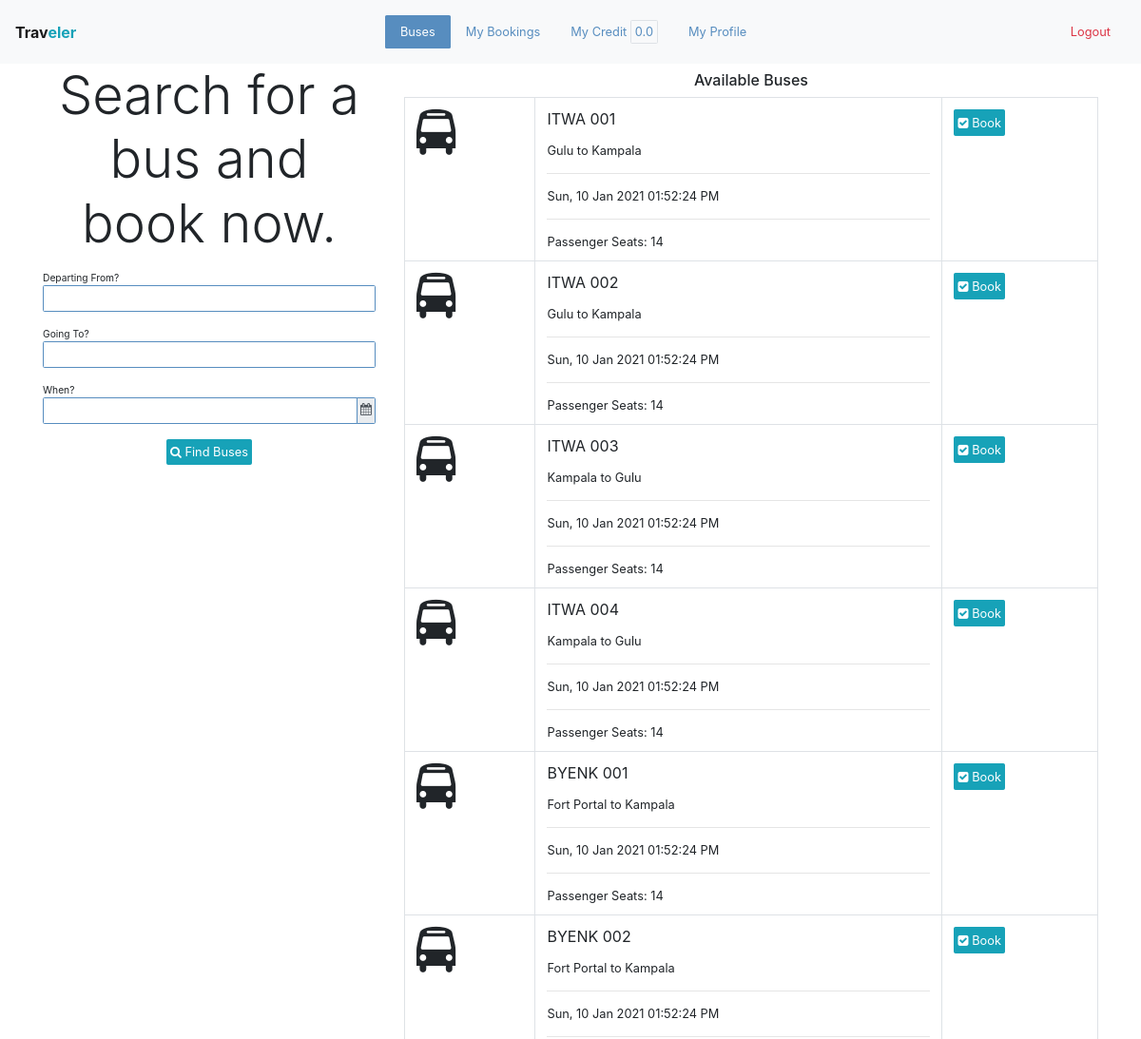
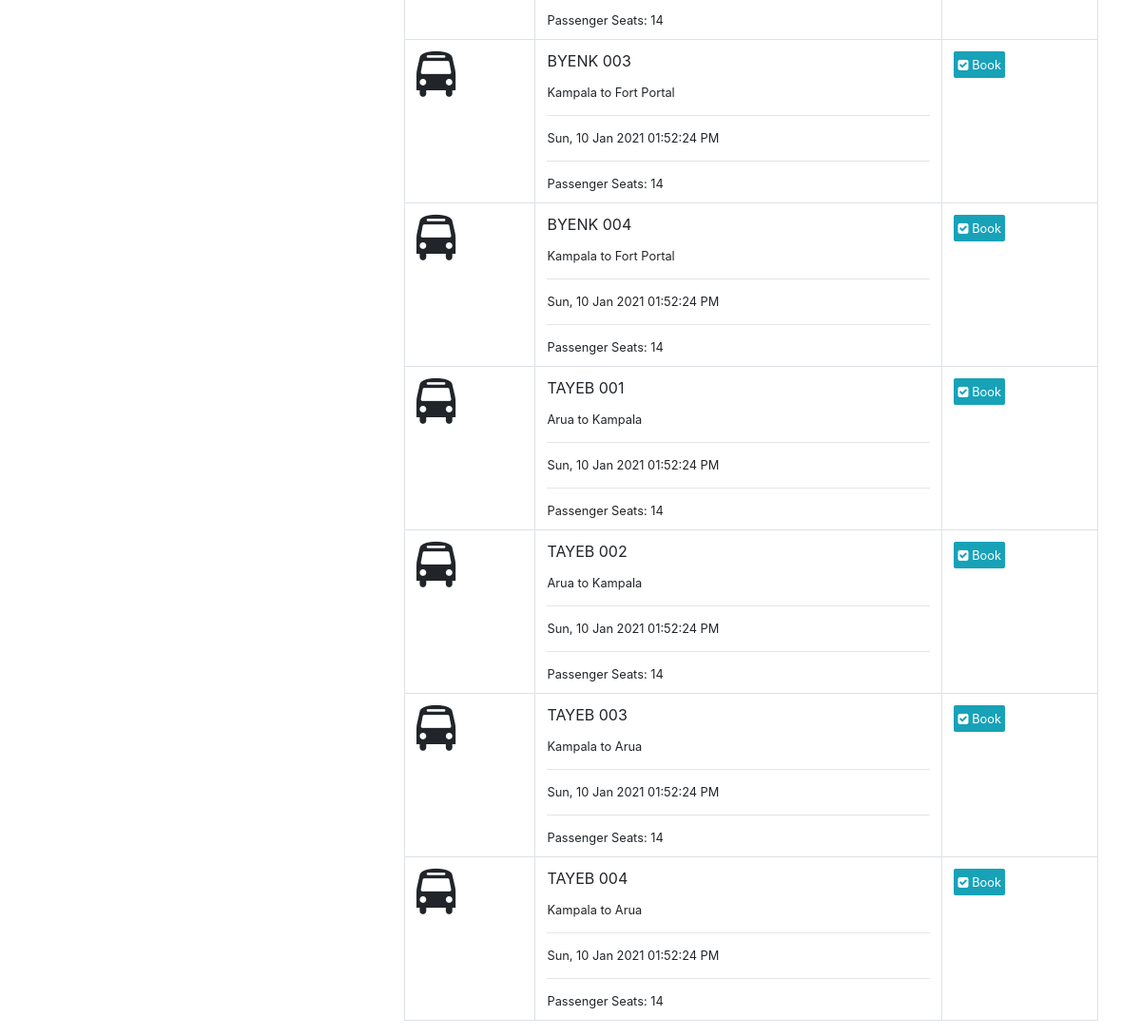
The page /bus/search (signed in) on the database its author committed (2 pictures, top to bottom).
### app/models/models.py (models this page shows, shortened)
class Profile(db.Model):
    id = db.Column(db.Integer, primary_key=True)
    first_name = db.Column(db.String(64))
    last_name = db.Column(db.String(64))
    email = db.Column(db.String(64), unique=True)
    telephone = db.Column(db.String(16))
    email_valid = db.Column(db.Boolean, default=False)
    telephone_valid = db.Column(db.Boolean, default=False)
    credit = db.Column(db.Float, default=0.0)
    is_admin = db.Column(db.Boolean())
    is_manager = db.Column(db.Boolean())
    is_cashier = db.Column(db.Boolean())
    is_passenger = db.Column(db.Boolean())
    branch_id = db.Column(db.Integer, db.ForeignKey("branch.id"))
    user_id = db.Column(db.Integer, db.ForeignKey("user.id", ondelete="CASCADE"))

class Bus(db.Model):
    id = db.Column(db.Integer, primary_key=True)
    number = db.Column(db.String(16))
    columns = db.Column(db.Integer)
    rows = db.Column(db.Integer)
    broadcast = db.Column(db.Boolean)
    departure_time = db.Column(db.DateTime)
    schedule_cancelled_reason = db.Column(db.String(1024))
    booking_deadline = db.Column(db.DateTime)
    free_bus_time = db.Column(db.DateTime)
    branch_id = db.Column(db.Integer, db.ForeignKey("branch.id"))
    company_id = db.Column(db.Integer, db.ForeignKey("company.id"))
    status_id = db.Column(db.Integer, db.ForeignKey("status.id"))
    journey_id = db.Column(db.Integer, db.ForeignKey("journey.id"))
    grids = db.relationship("Grid", backref="bus", cascade="delete")
    bookings = db.relationship("Booking", backref="bus")
    def seats(self):
        return list(filter(lambda grid:grid.grid_type==1, self.grids))

class Journey(db.Model):
    id = db.Column(db.Integer, primary_key=True)
    from_ = db.Column(db.String(64))
    to = db.Column(db.String(64))
    distance = db.Column(db.Float)
    duration = db.Column(db.Float)
    branch_id = db.Column(db.Integer, db.ForeignKey("branch.id"))
    buses = db.relationship("Bus", backref="journey")
    pickups = db.relationship("Pickup", backref="journey")
    pricings = db.relationship("Pricing", backref="journey")
    def __str__(self):
        return f"{self.from_} to {self.to}"

### app/WEB/views/bus.py (the view)
@bus_bp.route("/search", methods=["GET"])
def search_buses():
	search_buses_form = SearchBusesForm(request.args)
	from_ = None
	to = None
	departure_time = None
	if search_buses_form.validate():
		data = search_buses_form.data
		from_ = data.get("from_")
		to = data.get("to")
		departure_time = data.get("departure_time")
	buses = find_buses(from_=from_, to=to, departure_time=departure_time)
	if departure_time:
		search_buses_form.departure_time.data = departure_time.strftime(app.config.get("TIME_FORMAT"))
	template = "index/search-buses-results.html"
	if current_user.is_authenticated:
		template = "bus/passenger-buses.html"
	return render_template(template, buses=buses, search_buses_form=search_buses_form)

### app/WEB/forms/bus.py (shortened to what this page needs)
class SearchBusesForm(FlaskForm):
	UTC_offset = StringField(widget=HiddenInput())
	from_ = StringField("Departing From?", validators=[])
	to = StringField("Going To?", validators=[])
	departure_time = StringField("When?", validators=[])
	submit = SubmitField('Find Bus')
	def __init__(self, *args, **kwargs):
		super().__init__(*args, **kwargs)
		self.datetime_format = app.config.get("TIME_FORMAT")
	def validate_departure_time(form, field):
		departure_time = field.data

### app/WEB/context_processors.py (called while the page is built)
@app.context_processor
def application():
	return  {
		"HOST": app.config.get("HOST_ADDRESS")
	}

@app.context_processor
def company():
	context = dict()
	if current_user.is_authenticated:
		context["profile"] = current_user.profile
		branch = current_user.profile.branch
		if branch:
			context["branch"] = branch
			context["company"] = branch.company
	return context

### app/WEB/template_filters.py (called while the page is built)
def datetimeformat(value, format='%H:%M / %d-%m-%Y'):
	if isinstance(value, datetime):
		return value.strftime(format)

### app/helpers/datetimes.py (called while the page is built)
def now():
	return datetime.datetime.now().astimezone(timezone)

### app/setup.py (called while the page is built)
@login_manager.user_loader
def load_user(user_id):
	return User.query.get(user_id)

### app/utils.py (called while the page is built, shortened)
def find_buses(from_=None, to=None, departure_time=None, company_id=None):
	journeys_query = Journey.query
	if from_:
	    journeys_query = journeys_query.filter(Journey.from_==from_)
	if to:
	    journeys_query = journeys_query.filter(Journey.to==to)
	journeys = journeys_query.all()
	buses_query = Bus.query.filter(Bus.journey_id.in_([journey.id for journey in journeys]), Bus.booking_deadline > now())
	if company_id:
	    buses_query = buses_query.filter_by(company_id=company_id)
	return buses_query.all()

### app/templates/bus/passenger-buses.html
{% extends 'index/passenger-base.html' %}
{% block buses_active %}active{% endblock %}
{% block content %}
	<div class="container">
		<div class="row">
			<div class="col-md-4">
				{% include 'index/search-buses-form.html' %}
			</div>
			<div class="col-md-8">
				{% include 'index/available-buses.html' %}
			</div>
		</div>
	</div>
{% endblock %}

### app/templates/index/passenger-base.html (shortened to what this page needs)
{% extends 'base.html' %}
{% block body %}
	<body>
		<nav class="navbar navbar-expand-lg navbar-light bg-light d-flex">
			<strong class="navbar-brand flex-fill">Trav<span class="text-info">eler</span></strong>
			<div class="collapse navbar-collapse" id="navbarText">
					<ul class="nav nav-pills mr-auto">
						<li class="nav-item active">
							<a class="nav-link {% block buses_active %}{% endblock %}" href="{{ url_for('bus.search_buses') }}">Buses</a>
						</li>
						<li class="nav-item">
							<a class="nav-link {% block bookings_active %}{% endblock %}" href="{{ url_for('booking.get_passenger_bookings') }}">My Bookings</a>
						</li>
						<li class="nav-item">
							<a class="nav-link {% block credit_active %}{% endblock %}" href="{{url_for('profile.get_profile_credit')}}">My Credit <span class="p-1 border rounded badge-white">{{profile.credit}}</span></a>
						</li>
						<li class="nav-item">
							<a class="nav-link {% block profile_active %}{% endblock %}" href="{{ url_for('profile.update_profile') }}">My Profile</a>
						</li>
					</ul>
					<span class="navbar-text">
						<a class="nav-link text-danger" href="{{ url_for('index.logout') }}">Logout</a>
				    </span>
			</div>
		</nav>
		{% block content %}
		{% endblock %}
	</body>
{% endblock %}

### app/templates/index/available-buses.html
<h5 class="p-2 m-0 text-center">Available Buses</h5>
<table class="table table-responsive-sm border">
    <tbody>
        {% for bus in buses %}
            <tr>
                <td>
                	<span class="fa fa-bus fa-3x"></span>
                </td>
                <td class="border m-auto">
                    <p>{{bus.number}}</p>
                    <small>{{bus.journey}}</small>
                    <hr>
                    <small>{{bus.departure_time|datetimeformat('%a, %d %b %Y %r')}}</small>
                    <hr>
                    <small>Passenger Seats: {{bus.seats()|length}} </small>
                </td>
                <td><a href="{{ url_for('bus.get_bus', bus_id=bus.id) }}" class='btn btn-info'><span class="fa fa-check-square"></span> Book</a></td>
            </tr>
        {% else %}
            <div class="container" align="center">
                <p class="display-5 text-muted p-2">No Buses Available!</p>
            </div>
        {% endfor %}
    </tbody>
</table>

### rows shown on the page
Profile: credit "0.0"
Bus: number "ITWA 001", journey "Gulu to Kampala", departure_time "Sun, 10 Jan 2021 01:52:24 PM", seats|length "14"
Bus: number "ITWA 002", journey "Gulu to Kampala", departure_time "Sun, 10 Jan 2021 01:52:24 PM", seats|length "14"
Bus: number "ITWA 003", journey "Kampala to Gulu", departure_time "Sun, 10 Jan 2021 01:52:24 PM", seats|length "14"
Bus: number "ITWA 004", journey "Kampala to Gulu", departure_time "Sun, 10 Jan 2021 01:52:24 PM", seats|length "14"
Bus: number "BYENK 001", journey "Fort Portal to Kampala", departure_time "Sun, 10 Jan 2021 01:52:24 PM", seats|length "14"
Bus: number "BYENK 002", journey "Fort Portal to Kampala", departure_time "Sun, 10 Jan 2021 01:52:24 PM", seats|length "14"
Bus: number "BYENK 003", journey "Kampala to Fort Portal", departure_time "Sun, 10 Jan 2021 01:52:24 PM", seats|length "14"
Bus: number "BYENK 004", journey "Kampala to Fort Portal", departure_time "Sun, 10 Jan 2021 01:52:24 PM", seats|length "14"
Bus: number "TAYEB 001", journey "Arua to Kampala", departure_time "Sun, 10 Jan 2021 01:52:24 PM", seats|length "14"
Bus: number "TAYEB 002", journey "Arua to Kampala", departure_time "Sun, 10 Jan 2021 01:52:24 PM", seats|length "14"
Bus: number "TAYEB 003", journey "Kampala to Arua", departure_time "Sun, 10 Jan 2021 01:52:24 PM", seats|length "14"
Bus: number "TAYEB 004", journey "Kampala to Arua", departure_time "Sun, 10 Jan 2021 01:52:24 PM", seats|length "14"

### other values the page prints
{{ field.label.text }} "Departing From? Going To?"
{{ field.label.text }} "When?"
